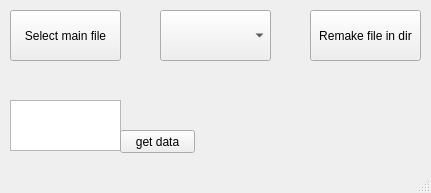
<?xml version="1.0" encoding="UTF-8"?>
<ui version="4.0">
 <class>MainWindow</class>
 <widget class="QMainWindow" name="MainWindow">
  <property name="geometry">
   <rect>
    <x>0</x>
    <y>0</y>
    <width>431</width>
    <height>193</height>
   </rect>
  </property>
  <property name="windowTitle">
   <string>MainWindow</string>
  </property>
  <widget class="QWidget" name="centralwidget">
   <widget class="QPushButton" name="pushButton">
    <property name="geometry">
     <rect>
      <x>10</x>
      <y>10</y>
      <width>111</width>
      <height>51</height>
     </rect>
    </property>
    <property name="text">
     <string>Select main file</string>
    </property>
   </widget>
   <widget class="QComboBox" name="comboBox">
    <property name="geometry">
     <rect>
      <x>160</x>
      <y>10</y>
      <width>111</width>
      <height>51</height>
     </rect>
    </property>
   </widget>
   <widget class="QPushButton" name="pushButton_2">
    <property name="geometry">
     <rect>
      <x>310</x>
      <y>10</y>
      <width>111</width>
      <height>51</height>
     </rect>
    </property>
    <property name="text">
     <string>Remake file in dir</string>
    </property>
   </widget>
   <widget class="QTextEdit" name="textEdit">
    <property name="geometry">
     <rect>
      <x>10</x>
      <y>100</y>
      <width>111</width>
      <height>51</height>
     </rect>
    </property>
   </widget>
   <widget class="QPushButton" name="pushButton_3">
    <property name="geometry">
     <rect>
      <x>120</x>
      <y>130</y>
      <width>75</width>
      <height>23</height>
     </rect>
    </property>
    <property name="text">
     <string>get data</string>
    </property>
   </widget>
   <widget class="QLabel" name="label">
    <property name="geometry">
     <rect>
      <x>230</x>
      <y>102</y>
      <width>181</width>
      <height>41</height>
     </rect>
    </property>
    <property name="text">
     <string/>
    </property>
   </widget>
  </widget>
  <widget class="QMenuBar" name="menubar">
   <property name="geometry">
    <rect>
     <x>0</x>
     <y>0</y>
     <width>431</width>
     <height>21</height>
    </rect>
   </property>
  </widget>
  <widget class="QStatusBar" name="statusbar"/>
 </widget>
 <resources/>
 <connections/>
</ui>
